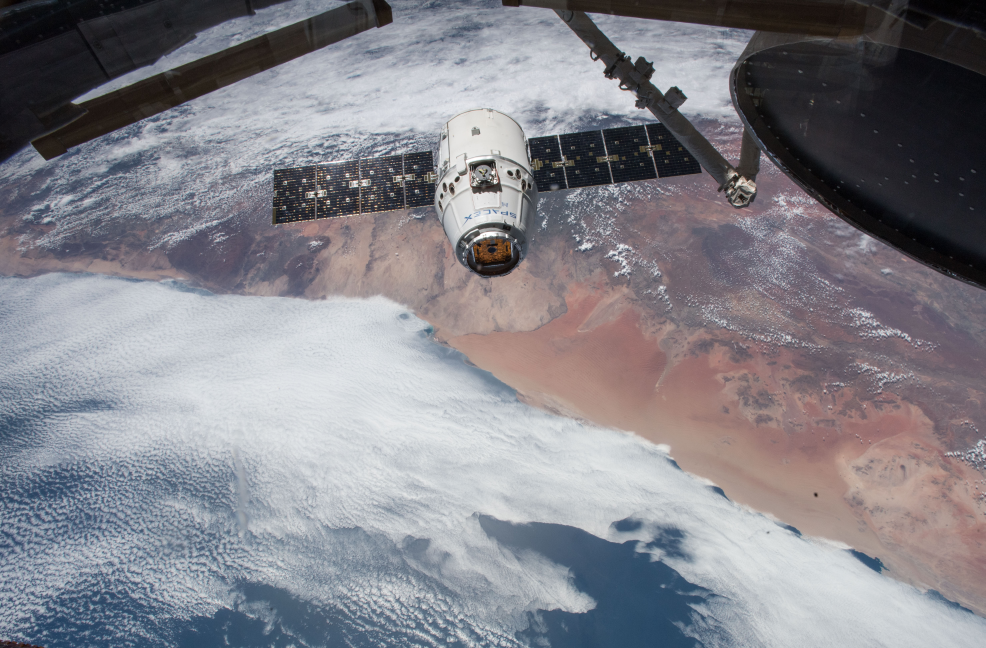
#> input picture art/illustrations/ref/real/dragon_crs14.jpg, 4928 x 3240 px, given in place of starx_logo.webp, which was not available (shown at 1/5 size)
$ python make_logo.py
#> lines starting #> are read from the running program, lines starting #| are printed output that depends on the picture; pictures that were not available may be replaced by others from this repository, and a replacement may not be noted
### game/audio.py
"""BGM と効果音(レトロゲーム風)。

チャンネル 0〜2 は BGM(0: メロディ / 1: 伴奏 / 2: ベース)、3 はエンジン音・効果音・会話の声に使う。
曲は下の楽譜(音名と長さの並び)から、起動時に Pyxel のサウンドへ組み立てる。
音の長さの単位は 1 ステップ。曲ごとに 1 ステップの長さ(speed、1/120 秒単位)を決める。
"""

import pyxel

SFX = 3  # 効果音のチャンネル

# ---- 楽譜からサウンドを作る ----


def build(events, tone, vol, decay=0.0, vib_from=None):
    """events: [(音名 or "r", ステップ数), ...] から notes / tones / volumes / effects の文字列を作る。

    decay: 伸ばす音をステップごとにどれだけ弱めるか(レトロなピコピコ感)。
    vib_from: このステップ数以上の長い音にはビブラートをかける。
    """
#> called with tone = 'p', vol = 5, decay = 0.15, vib_from = 8
    notes, vols, effs = [], [], []
    for name, steps in events:
        for i in range(steps):
            notes.append(name)
            if name == "r":
                vols.append("0")
                effs.append("n")
                continue
            v = max(1, round(vol - decay * i))
            vols.append(str(v))
            effs.append("v" if vib_from and steps >= vib_from and i > 0 else "n")
    return " ".join(notes), tone, "".join(vols), "".join(effs)


def chord_arp(chords, pattern, steps_per_chord):
    """和音を分散和音(アルペジオ)にする。chords: [[音名...], ...]、pattern: 和音の何番目を鳴らすかの並び。"""
#> called with steps_per_chord = 16
    out = []
    for ch in chords:
        for i in range(steps_per_chord):
            k = pattern[i % len(pattern)]
            out.append((ch[k] if k is not None else "r", 1))
    return out


# ---- 曲 ----
# オープニング(タイトル・最初の飛行): 宇宙開発の夜明け。ゆっくり上っていく旋律と、きらめく分散和音
OPENING_SPEED = 25  # 16 分音符ひとつ(約 72 BPM)
_open_chords = [  # 1 小節 16 ステップ
    ["c2", "e2", "g2", "d3"], ["b1", "d2", "g2", "d3"], ["a1", "c2", "e2", "b2"], ["f1", "a1", "c2", "e2"],
    ["e1", "g1", "c2", "g2"], ["f1", "a1", "c2", "g2"], ["d2", "f2", "a2", "c3"], ["g1", "c2", "d2", "g2"],
]
OPENING = [
    build([("e3", 8), ("g3", 4), ("a3", 4), ("b3", 12), ("a3", 4), ("c4", 8), ("b3", 4), ("a3", 4), ("b3", 16),
           ("g3", 8), ("e3", 4), ("g3", 4), ("a3", 8), ("c4", 8), ("d4", 8), ("c4", 4), ("b3", 4), ("d4", 12), ("r", 4)],
          "p", 5, decay=0.15, vib_from=8),
    build(chord_arp(_open_chords, [0, 1, 2, 3, 2, 1, 2, 3], 16), "s", 2, decay=0),
    build([(c[0].replace("2", "1") if c[0].endswith("2") else c[0], 16) for c in _open_chords], "t", 6, decay=0.2),
]

# マリアッチ(キックオフの場面): 3 拍子。ベースの「ブン」、ギターの「チャッチャッ」、トランペットの旋律
MARIACHI_SPEED = 20  # 8 分音符ひとつ(約 180 BPM の 3 拍子)
_D, _A7, _G = ("d2", "f#2", "a2"), ("c#2", "e2", "g2"), ("b1", "d2", "g2")
_bars = [_D, _D, _A7, _A7, _A7, _A7, _D, _D, _G, _G, _D, _D, _A7, _A7, _D, _D]
_bass = {_D: ("d1", "a0"), _A7: ("a0", "e1"), _G: ("g0", "d1")}
MARIACHI = [
    build([("a2", 2), ("d3", 2), ("f#3", 2), ("a3", 4), ("f#3", 2), ("g3", 2), ("e3", 2), ("c#3", 2), ("e3", 4), ("r", 2),
           ("c#3", 2), ("e3", 2), ("g3", 2), ("b3", 2), ("a3", 2), ("g3", 2), ("f#3", 2), ("a3", 2), ("f#3", 2),
           ("d3", 4), ("r", 2), ("b2", 2), ("d3", 2), ("g3", 2), ("b3", 4), ("a3", 2), ("a3", 2), ("f#3", 2), ("d3", 2),
           ("f#3", 4), ("e3", 2), ("e3", 2), ("g3", 2), ("b3", 2), ("c#4", 2), ("b3", 2), ("a3", 2), ("d4", 2), ("a3", 2),
           ("f#3", 2), ("d4", 4), ("r", 2)],
          "p", 6, decay=0.5, vib_from=4),
    # ギター: 2 拍目と 3 拍目に和音の 3 度と 5 度を刻む
    build([n for i, ch in enumerate(_bars) for n in (("r", 2), (ch[1], 1), (ch[2], 1), (ch[1], 1), (ch[2], 1))],
          "s", 3, decay=0),
    # ベース: 1 拍目に根音と 5 度を交互に
    build([n for i, ch in enumerate(_bars) for n in ((_bass[ch][i % 2], 2), ("r", 4))], "t", 7),
]

# 会社(ADV): 工場の昼下がり。のんびりした 4 拍子
ADV_SPEED = 36  # 8 分音符ひとつ(約 100 BPM)
_adv = [("f1", "a2", "c3"), ("d1", "f2", "a2"), ("a#0", "d2", "f2"), ("c1", "e2", "g2"),
        ("f1", "a2", "c3"), ("a0", "c2", "e2"), ("a#0", "d2", "f2"), ("c1", "e2", "a#2")]
ADV = [
    build([("a2", 2), ("c3", 2), ("a2", 2), ("g2", 2), ("f2", 4), ("d2", 4), ("d2", 2), ("f2", 2), ("a#2", 3), ("a2", 1),
           ("g2", 8), ("a2", 2), ("c3", 2), ("d3", 2), ("c3", 2), ("a2", 4), ("e2", 4), ("f2", 2), ("g2", 2), ("a2", 2),
           ("a#2", 2), ("g2", 4), ("e2", 2), ("c2", 2)],
          "p", 4, decay=0.3, vib_from=4),
    build([n for ch in _adv for n in (("r", 1), (ch[1], 1), ("r", 1), (ch[2], 1), ("r", 1), (ch[1], 1), ("r", 1), (ch[2], 1))],
          "s", 2),
    build([n for ch in _adv for n in ((ch[0], 3), (ch[0], 1), (ch[0], 2), ("r", 2))], "t", 6, decay=0.5),
]

SONGS = {"opening": (0, OPENING, OPENING_SPEED), "mariachi": (1, MARIACHI, MARIACHI_SPEED), "adv": (2, ADV, ADV_SPEED)}

# ---- 効果音 ----
S_ENGINE, S_EXPLODE, S_IGNITE = 12, 13, 14  # 0〜8 は曲
S_VOICE = 16  # ここから声(話者ごとに 4 個)

# 会話の声。話者ごとに (音色, 基準の音, 高さの揺れ)。"" は地の文で声なし
VOICES = {
    "dylon": ("s", "a1", [0, 2, -2, 3]),
    "maya": ("p", "e2", [0, 2, 4, -1]),
    "ken": ("p", "a2", [0, 3, 5, 7]),
    "sara": ("s", "d2", [0, 2, -1, 4]),
    "noah": ("t", "c3", [0, 7, 0, 5]),
    "grey": ("s", "f1", [0, 2, -2, 0]),
    "dylon_ai": ("t", "a1", [0, 12, 0, 7]),
}
_NOTE_NAMES = ["c", "c#", "d", "d#", "e", "f", "f#", "g", "g#", "a", "a#", "b"]


# [5 lines left out: function _shift, not called in this run]


_voice_slots = {}
_current = None  # 流れている BGM
_sfx_state = None  # チャンネル 3 で鳴らしているもの: "engine" / "sfx" / "voice" / None
_ready = False
MUTE = False  # True にしてから setup() を呼ぶと、音を一切鳴らさない(自動操作のテスト用)


# [67 lines left out: functions setup, bgm, engine, sfx, not called in this run]


def explosion():
    sfx(S_EXPLODE)


def ignite():
    sfx(S_IGNITE)


# [9 lines left out: function voice, not called in this run]

### tools/make_logo.py
"""タイトルロゴを作る。

python tools/make_logo.py
- art/starx_logo.webp(元の絵、背景は黒)から作る
- assets/logo_<画面サイズ>.png  ゲーム用。画面ごとの幅に直接縮めて等倍で表示する(拡大するとギザギザになるため)。
    game/logo.py の LOGO_COLORS のどれかに振り分ける。暗い所は黒(透明色)なので、宇宙の背景にそのまま重なる
- docs/img/starx_logo.png  企画書ページ用。明るさを透明度にした PNG(光のにじみも背景になじむ)
- docs/favicon.ico, docs/img/icon-180.png  企画書ページのファビコン。ロゴの「X」と軌道の輪を正方形に切り出す
"""

import sys
from pathlib import Path

import numpy as np
from PIL import Image

ROOT = Path(__file__).resolve().parent.parent
sys.path.insert(0, str(ROOT))

from game.logo import LOGO_COLORS, LOGO_WIDTHS  # noqa: E402

WEB_WIDTH = 1080
DARK = 48  # 黒に重ねてこれより暗い所は透明にする(0〜255)


FAVICON_BOX = (1190, 0, 1840, 650)  # 元の絵(2000x672)のうち、X と軌道の輪の部分


def main():
    src = Image.open(ROOT / "art" / "starx_logo.webp").convert("RGB")
#> src is the input picture: PIL image 4928x3240 RGB; mean R, G, B 131.8, 131, 137.7
    icon = src.crop(FAVICON_BOX)
    icon.resize((256, 256), Image.LANCZOS).save(ROOT / "docs" / "favicon.ico", sizes=[(16, 16), (32, 32), (48, 48), (64, 64)])
    icon.resize((180, 180), Image.LANCZOS).save(ROOT / "docs" / "img" / "icon-180.png")
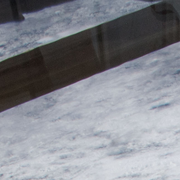
#> saved as icon-180.png: PIL image 180x180 RGB; mean R, G, B 132.6, 134.7, 141.4
    print("docs/favicon.ico / docs/img/icon-180.png")
    bright = np.asarray(src).max(-1)
    ys, xs = np.nonzero(bright > 24)
    m = 6  # 光のにじみが切れないよう少し余白をとる
    src = src.crop((xs.min() - m, ys.min() - m, xs.max() + 1 + m, ys.max() + 1 + m))
#> src: PIL image 4940x3252 RGB
    pal = np.array([[(c >> 16) & 255, (c >> 8) & 255, c & 255] for c in LOGO_COLORS], dtype=float)

    for screen, width in LOGO_WIDTHS.items():
        h = round(src.height * width / src.width)
        small = src.resize((width, h), Image.LANCZOS)
        rgb = np.asarray(small).astype(float)
        idx = ((rgb[:, :, None, :] - pal[None, None]) ** 2).sum(-1).argmin(-1)
        out = pal[idx].astype(np.uint8)
        out[rgb.max(-1) < DARK] = 0
        Image.fromarray(out).save(ROOT / "assets" / f"logo_{screen}.png")
        print(f"assets/logo_{screen}.png {width}x{h}")
#> this loop made 4 passes
#> pass 1, in main, `idx = ((rgb[:, :, None, :] - pal[None, None]) ** 2).sum(-1).argmin(-1)`:
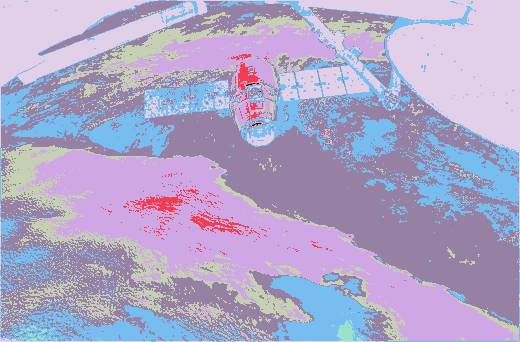
#> idx: shape (342, 520) int64; 8 distinct labels, from 0 to 9; one colour per label, 0 black
#> pass 1, in main, `out = pal[idx].astype(np.uint8)`:
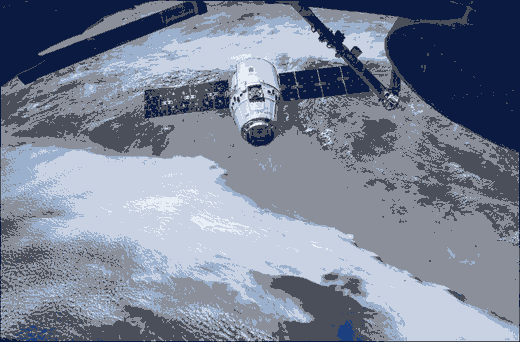
#> out: shape (342, 520, 3); mean of channels 0, 1, 2 121.6, 131.3, 149.6; drawn as R, G, B
#> after the loop:
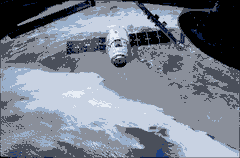
#> out: shape (158, 240, 3); mean R, G, B 120.6, 127.9, 140.5

    h = round(src.height * WEB_WIDTH / src.width)
#> h = 711
    web = np.asarray(src.resize((WEB_WIDTH, h), Image.LANCZOS)).astype(float)
    alpha = web.max(-1)  # 黒い所ほど透明に。色は透明度で割り戻して元の明るさを保つ
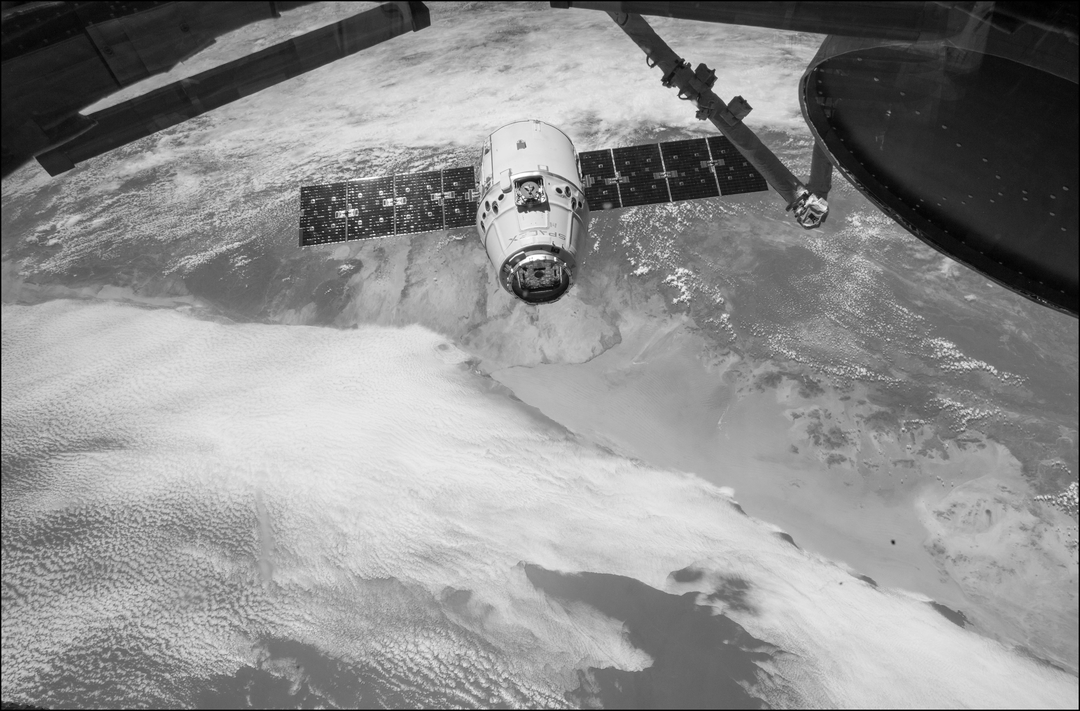
#> alpha: shape (711, 1080) float64; min 0, max 255, mean 142.1
    rgb = np.clip(web / np.maximum(alpha, 1)[..., None] * 255, 0, 255)
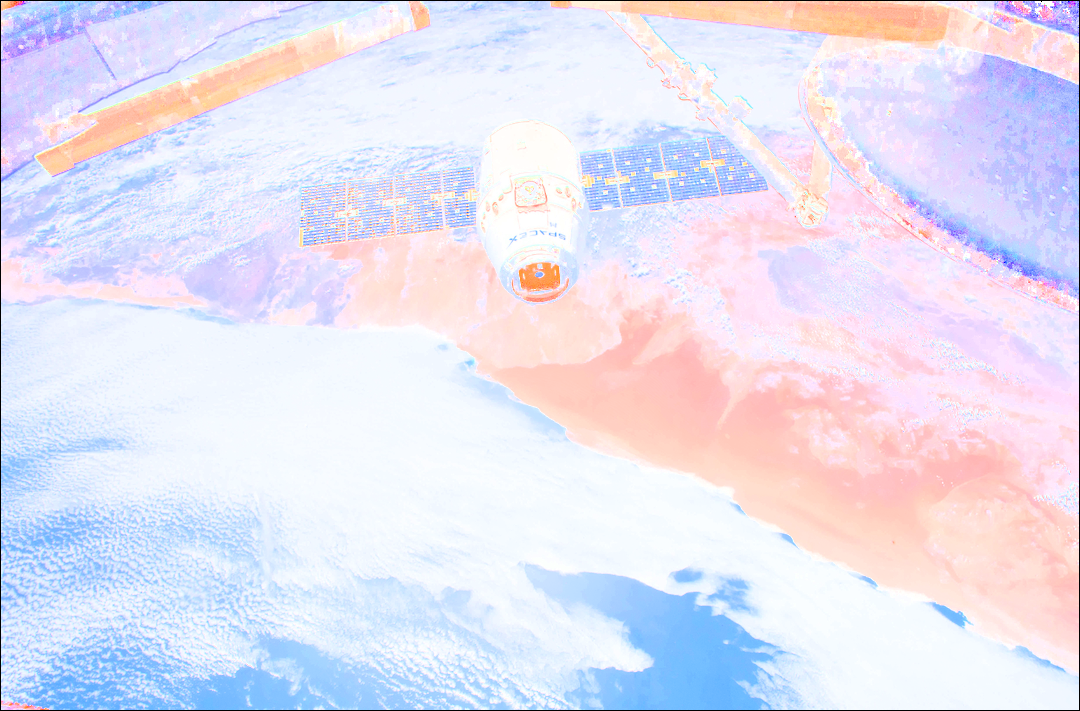
#> rgb: shape (711, 1080, 3) float64; mean R, G, B 229.6, 226.9, 242.8
    rgba = np.dstack([rgb, alpha]).astype(np.uint8)
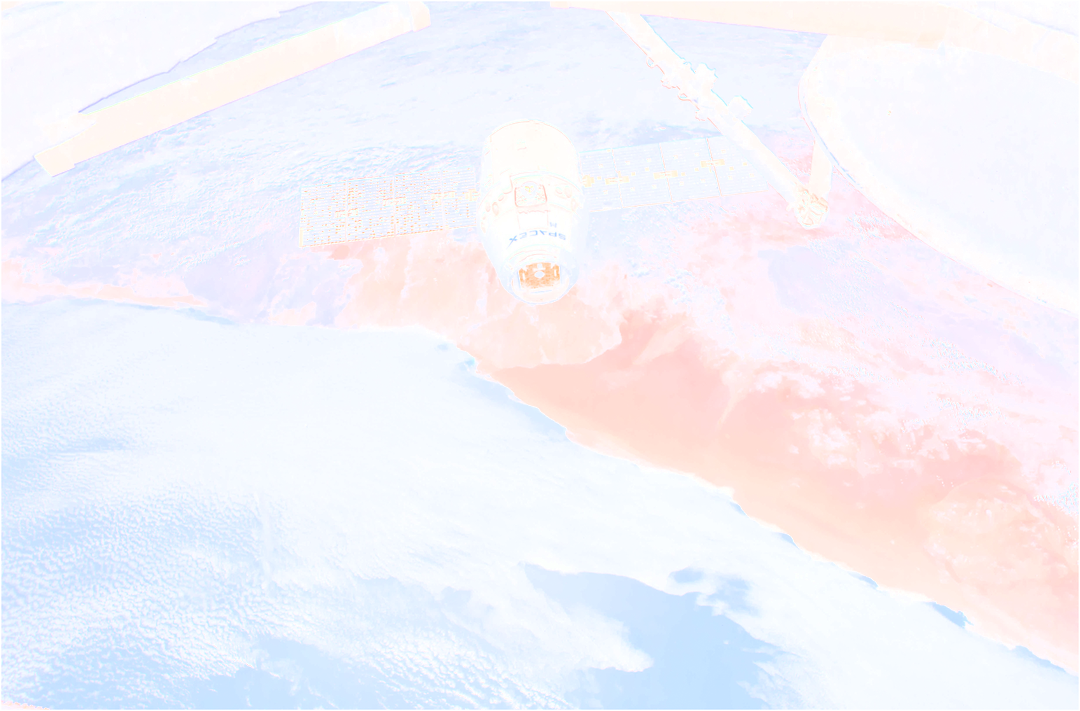
#> rgba: shape (711, 1080, 4); mean R, G, B, A 229.3, 226.4, 242.7, 142.1; transparent parts drawn white
    (ROOT / "docs" / "img").mkdir(exist_ok=True)
    Image.fromarray(rgba, "RGBA").save(ROOT / "docs" / "img" / "starx_logo.png")
    print(f"docs/img/starx_logo.png {WEB_WIDTH}x{h}")
#| docs/img/starx_logo.png 1080x711


if __name__ == "__main__":
    main()

$ run again, on art/redesign_proposal/_contact_sheet.png
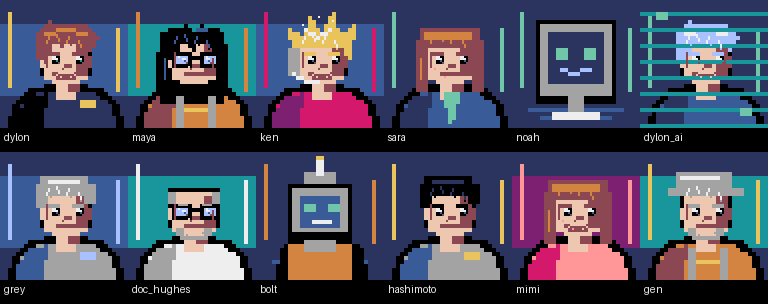
#> input picture art/redesign_proposal/_contact_sheet.png, 768 x 304 px, given in place of starx_logo.webp, which was not available
#> in main, src is the input picture: PIL image 768x304 RGB; mean R, G, B 75, 77, 95.3
#> icon: PIL image 650x650 RGB; every value is 0
#> src: PIL image 780x307 RGB
#> after the loop in main, `for screen, width in LOGO_WIDTHS.items():`:
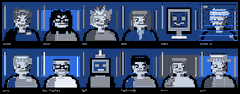
#> out: shape (94, 240, 3); mean R, G, B 56.6, 74.4, 108
#> in main, `rgba = np.dstack([rgb, alpha]).astype(np.uint8)`:
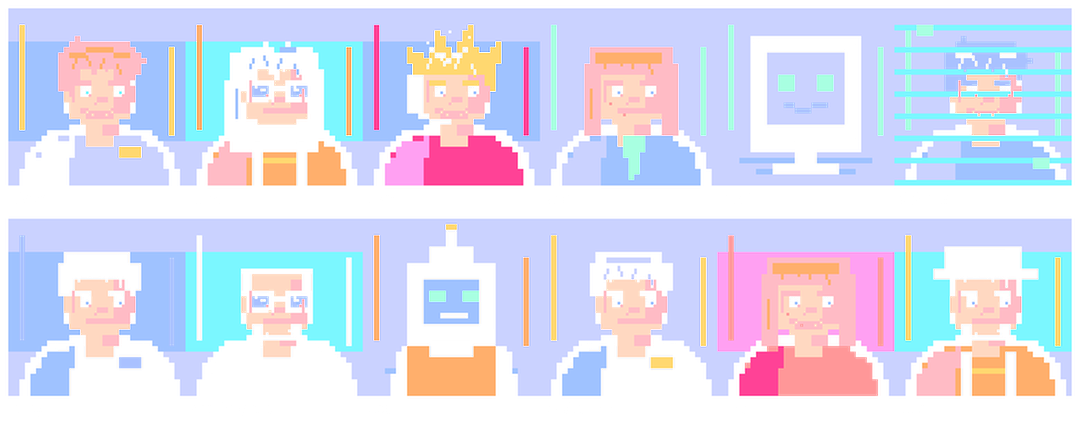
#> rgba: shape (425, 1080, 4); mean R, G, B, A 126.2, 134.5, 182.7, 108.6; transparent parts drawn white
#| docs/img/starx_logo.png 1080x425
